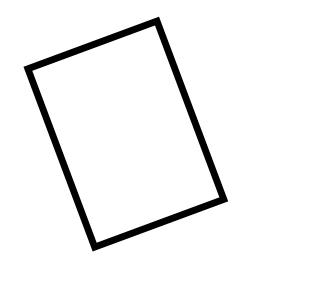
#> input picture datasets/closed_shapes_dataset/test/shape_test_0009.jpg, 310 x 308 px; its folder holds only this picture in this run
$ python -i environment.py   (imports and definitions only)
#> lines starting #> are read from the running program, lines starting #| are printed output that depends on the picture; after the words box and inside, x2 and y2 are one past the last pixel; in counts of white or black regions, pixels touching at a corner belong together
from __future__ import annotations

import math
import cv2
import numpy as np
from typing import Optional, Tuple
from pathlib import Path


class PathExtractionError(RuntimeError):
    """Raised in strict mode when an image cannot be turned into a reference path."""


class BeadEnvironment:

    ARENA     = 10.0
    BEAD_R    = 0.15
    BOUNDARY  = ARENA - BEAD_R
    MAX_STEPS = 3500
    WAYPOINT_BUDGET = 350   # total waypoints of an extracted reference
    # The step cap grows with path length so that a bead moving at its damping-limited
    # terminal speed (Eq. 2) can traverse the path with this safety factor.
    STEP_CAP_MARGIN = 1.5

    # Physics
    ACCEL     = 10.0
    MAX_SPEED = 7.0
    FRICTION  = 7.0
    BOUNCE    = 0.15
    DT        = 0.016

    # Coverage
    COV_RADIUS = 0.18
    STRICT_RADIUS = 0.10
    ACCEL_RADIUS = 4.3

    # Reward weights
    R_APPROACH    =  0.10
    R_WAYPOINT    =  0.40
    R_PRECISION   =  0.25   # Gaussian centering reward exp(-(e_lat/0.08)^2)
    R_PRECISION_PROGRESS = 2.0   # same bonus per waypoint passed (reward_mode="progress")
    R_TANGENT     =  0.15   # Forward velocity alignment with path tangent
    R_TRACK_ERR   = -0.05
    R_OFF_CURVE   = -0.10
    R_BACKTRACK   = -0.05
    R_BOUNDARY    = -0.50
    R_SMOOTH      = -0.005
    R_STEP        = -0.001
    R_COMPLETION  = 50.0
    R_PARTIAL80   = 15.0
    R_INCOMPLETE  = -5.0

    def __init__(self, image_path: Optional[str | list | tuple] = None, seed: int = 42,
                 strict: bool = False, paths: Optional[list] = None, reward_mode: str = "base"):
        if reward_mode not in ("base", "progress"):
            raise ValueError(f"unknown reward_mode {reward_mode!r}")
        self.reward_mode = reward_mode
        # Per-instance generator: the original code called np.random.seed(seed), which
        # silently reset the global stream for every other consumer in the process.
        self.rng = np.random.default_rng(seed)
        self.seed = seed
        self.strict = strict
        self.path_source = "none"
        self.path_pool: Optional[list] = None
        self.max_steps = self.MAX_STEPS

        self.pos_x = self.pos_y = 0.0
        self.vel_x = self.vel_y = 0.0
        self.step_count = 0

        self.path_points: np.ndarray = np.empty((0, 2), dtype=float)
        self.path_breaks: set[int]   = set()
        self.covered_points: set[int] = set()

        self.waypoint_idx = 0
        self.prev_dist    = 0.0
        self.prev_action  = np.zeros(2, np.float32)
        self.hit_boundary = False
        self.last_reward_components = self._empty_reward_components()
        self.strict_covered_points: set[int] = set()
        self.no_progress_steps = 0

        self.image_paths = []
        if paths:
            self.set_path_pool(paths)
        elif image_path:
            self._init_image_paths(image_path)
            if self.image_paths:
                self.load_contours(str(self._pick(self.image_paths)))
            elif self.strict:
                raise PathExtractionError(f"no readable image found for {image_path!r}")
            else:
                self._create_default_path()
        else:
            self._create_default_path()

    def _pick(self, items):
        return items[int(self.rng.integers(len(items)))]

    # [13 lines left out: functions set_path, set_path_pool, not called in this run]

    @classmethod
    def terminal_speed(cls) -> float:
        """Steady speed under a sustained unit action along one axis, Eq. (2)."""
        k = cls.FRICTION * cls.DT
        return cls.ACCEL * cls.DT * (1.0 - k) / k

    def _update_step_cap(self):
        length = self._path_length(self.path_points)
        needed = self.STEP_CAP_MARGIN * length / (self.terminal_speed() * self.DT)
        self.max_steps = int(max(self.MAX_STEPS, math.ceil(needed)))

    # [36 lines left out: functions _resolve_candidate, _init_image_paths, not called in this run]

    def _create_default_path(self):
        t = np.linspace(0, 2*np.pi, 120, endpoint=False)
        self.path_points = np.stack([4.0*np.cos(t), 4.0*np.sin(t)], 1).astype(float)
        self.path_breaks = set()
        self.path_source = "default_circle"
        self._update_step_cap()

    # [7 lines left out: function _fail, not called in this run]

    def load_contours(self, image_path: str):
        p = Path(image_path)

        # Resolve directory input by selecting a random image file from within it
        if p.is_dir():
            valid_images = []
            for ext in ('*.jpg', '*.jpeg', '*.png', '*.JPG', '*.PNG'):
                valid_images.extend(list(p.glob(ext)))
            if not valid_images:
                self._fail(f"no valid images found in {image_path}")
                return
            image_path = str(self._pick(sorted(valid_images)))

        img = cv2.imread(image_path)
#> img is the input picture: shape (308, 310, 3); min 0, max 255, mean 243
        if img is None:
            self._fail(f"cannot load {image_path}")
            return

        img  = self._resize_img(img)
        h, w = img.shape[:2]
        fg   = self._foreground_mask(img)
        ratio= cv2.countNonZero(fg) / max(1, fg.size)

        paths = self._extract_stroke_paths(fg) if ratio <= 0.20 else []
        if not paths:
            paths = self._extract_contour_paths(fg)
        if not paths:
            self._fail(f"no stroke or contour extracted from {image_path}"); return

        infos = [(self._path_length(self._to_arena(p,w,h)), self._to_arena(p,w,h))
                 for p in paths]
        infos = [(l,p) for l,p in infos if l >= 0.1]
        if not infos:
            self._fail(f"all extracted components of {image_path} are shorter than 0.1 m"); return

        infos.sort(key=lambda x: x[0], reverse=True)
        total_len = sum(l for l,_ in infos)
        resampled, self.path_breaks = [], set()
        for ln, pts in infos:
            n  = max(20, int(self.WAYPOINT_BUDGET*ln/total_len))
            rp = self._resample(pts, n)
            if resampled:
                self.path_breaks.add(sum(len(p) for p in resampled))
            resampled.append(rp)

        self.path_points = np.vstack(resampled).astype(float)
        self.path_source = str(image_path)
        self._update_step_cap()

    @staticmethod
    def _resize_img(img, max_dim=1200):
#> called with max_dim = 1200
        h,w=img.shape[:2]; m=max(h,w)
#> after `h, w = img.shape[:2]`: h = 308; w = 310
#> after `m = max(h, w)`: m = 310
        if m<=max_dim: return img
        s=max_dim/m
        return cv2.resize(img,(max(1,round(w*s)),max(1,round(h*s))),interpolation=cv2.INTER_AREA)

    @staticmethod
    def _foreground_mask(img):
        gray=cv2.cvtColor(img,cv2.COLOR_BGR2GRAY)
        blurred=cv2.GaussianBlur(gray,(5,5),0)
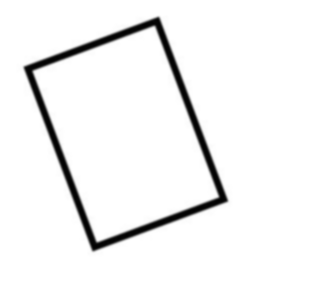
#> blurred: shape (308, 310); min 1, max 255, mean 243
        border=np.concatenate([blurred[0,:],blurred[-1,:],blurred[:,0],blurred[:,-1]])
#> border = 1236 values from 255 to 255
        mode=cv2.THRESH_BINARY_INV if np.median(border)>=127 else cv2.THRESH_BINARY
#> mode = 1
        _,fg=cv2.threshold(blurred,0,255,mode+cv2.THRESH_OTSU)
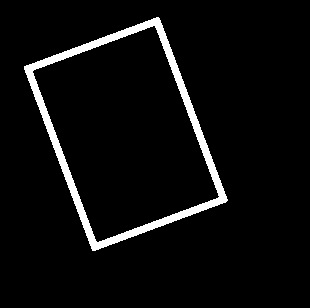
#> fg: shape (308, 310); 5% white; 1 white region, box (x1, y1, x2, y2) and area: (24, 17, 228, 251) 4759
        return cv2.morphologyEx(fg,cv2.MORPH_CLOSE,np.ones((3,3),np.uint8))
#> returned value: shape (308, 310); 5% white; 1 white region, box (x1, y1, x2, y2) and area: (24, 17, 228, 251) 4766
#> in load_contours, `ratio= cv2.countNonZero(fg) / max(1, fg.size)`: ratio = 0.0499

    def _extract_stroke_paths(self, fg):
        skel=self._zhang_suen(fg)
        n,lbl,stats,_=cv2.connectedComponentsWithStats(skel,connectivity=8)
        paths=[]
        for cid in range(1,n):
            if stats[cid,cv2.CC_STAT_AREA]<10: continue
            mask=(lbl==cid).astype(np.uint8)
            op=self._order_skeleton(mask)
            if len(op)>=2: paths.append(op)
        return paths

    # [10 lines left out: function _extract_contour_paths, not called in this run]

    @staticmethod
    def _zhang_suen(fg,max_iter=200):
#> called with max_iter = 200
        img=(fg>0).astype(np.uint8); img[[0,-1],:]=0; img[:,[0,-1]]=0
        def T(a,b): return ((a==0)&(b==1)).astype(np.uint8)
        for _ in range(max_iter):
            changed=False
            for step in(0,1):
                p2=img[:-2,1:-1];p3=img[:-2,2:];p4=img[1:-1,2:];p5=img[2:,2:]
                p6=img[2:,1:-1];p7=img[2:,:-2];p8=img[1:-1,:-2];p9=img[:-2,:-2];p1=img[1:-1,1:-1]
                nc=p2+p3+p4+p5+p6+p7+p8+p9
                tc=T(p2,p3)+T(p3,p4)+T(p4,p5)+T(p5,p6)+T(p6,p7)+T(p7,p8)+T(p8,p9)+T(p9,p2)
                if step==0: rm=(p1==1)&(nc>=2)&(nc<=6)&(tc==1)&((p2*p4*p6)==0)&((p4*p6*p8)==0)
                else:       rm=(p1==1)&(nc>=2)&(nc<=6)&(tc==1)&((p2*p4*p8)==0)&((p2*p6*p8)==0)
                if np.any(rm): img[1:-1,1:-1][rm]=0; changed=True
            if not changed: break
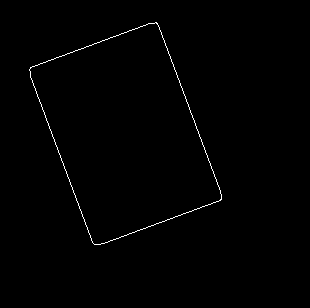
#> img: shape (308, 310); values 0 (black) and 1 (white), 0.64% white in thin lines or dots, all inside (x1, y1, x2, y2) = (29, 22, 222, 245)
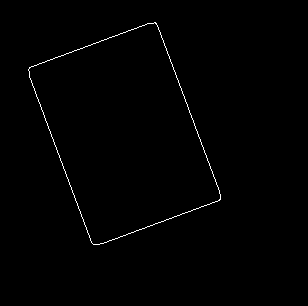
#> p2: shape (306, 308); values 0 (black) and 1 (white), 0.65% white in thin lines or dots, all inside (x1, y1, x2, y2) = (28, 22, 221, 245)
#> p3: shape (306, 308); values 0 (black) and 1 (white), 0.65% white in thin lines or dots, all inside (x1, y1, x2, y2) = (27, 22, 220, 245)
#> p4: shape (306, 308); values 0 (black) and 1 (white), 0.65% white in thin lines or dots, all inside (x1, y1, x2, y2) = (27, 21, 220, 244)
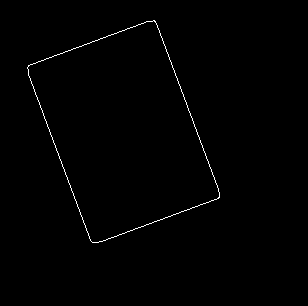
#> p5: shape (306, 308); values 0 (black) and 1 (white), 0.65% white in thin lines or dots, all inside (x1, y1, x2, y2) = (27, 20, 220, 243)
#> p6: shape (306, 308); values 0 (black) and 1 (white), 0.65% white in thin lines or dots, all inside (x1, y1, x2, y2) = (28, 20, 221, 243)
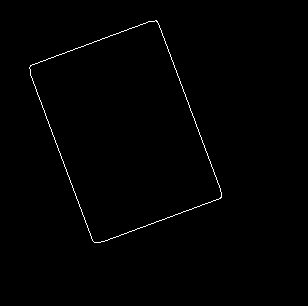
#> p7: shape (306, 308); values 0 (black) and 1 (white), 0.65% white in thin lines or dots, all inside (x1, y1, x2, y2) = (29, 20, 222, 243)
#> p8: shape (306, 308); values 0 (black) and 1 (white), 0.65% white in thin lines or dots, all inside (x1, y1, x2, y2) = (29, 21, 222, 244)
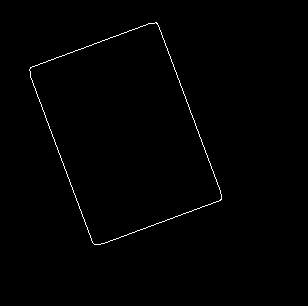
#> p9: shape (306, 308); values 0 (black) and 1 (white), 0.65% white in thin lines or dots, all inside (x1, y1, x2, y2) = (29, 22, 222, 245)
#> in _extract_stroke_paths, `n,lbl,stats,_=cv2.connectedComponentsWithStats(skel,connectivity=8)`: n = 2; stats = [[0, 0, 310, 308, 94871], [29, 22, 193, 223, 609]]
#> the loop in _extract_stroke_paths, `for cid in range(1,n):` made 1 pass
        return img

    @staticmethod
    def _order_skeleton(mask):
        pixels=[tuple(map(int,p)) for p in np.argwhere(mask>0)]
        if len(pixels)<=1: return np.empty((0,2),float)
        pset=set(pixels)
        off=[(-1,-1),(-1,0),(-1,1),(0,-1),(0,1),(1,-1),(1,0),(1,1)]
        def nbrs(p): y,x=p; return [n for n in[(y+dy,x+dx) for dy,dx in off] if n in pset]
        degs={p:len(nbrs(p)) for p in pixels}
        eps=[p for p,d in degs.items() if d==1]
        start=min(eps or pixels,key=lambda p:(p[1],p[0]))
        path,vis,prev,cur=[start],{start},None,start
        for _ in range(len(pixels)+2):
            cands=[n for n in nbrs(cur) if n!=prev]
            unvis=[n for n in cands if n not in vis]
            if not unvis:
                if not eps and start in cands and len(path)>2: path.append(start)
                break
            def sc(n,prev=prev,cur=cur):
                if prev is None: return(n[1],n[0])
                dy0,dx0=cur[0]-prev[0],cur[1]-prev[1]; dy1,dx1=n[0]-cur[0],n[1]-cur[1]
                n0=max(1e-6,(dy0**2+dx0**2)**.5); n1=max(1e-6,(dy1**2+dx1**2)**.5)
                return(-(dy0*dy1+dx0*dx1)/(n0*n1),n1)
            nxt=min(unvis,key=sc); prev,cur=cur,nxt; path.append(cur); vis.add(cur)
        return np.array([[x,y] for y,x in path],float)

    def _to_arena(self,pts,w,h):
        s=(2*self.BOUNDARY)/max(1,w-1,h-1)
        out=np.empty_like(pts,float)
        out[:,0]=(pts[:,0]-(w-1)/2)*s; out[:,1]=((h-1)/2-pts[:,1])*s
        return out

    @staticmethod
    def _path_length(pts):
        if len(pts)<=1: return 0.0
        return float(np.sum(np.linalg.norm(np.diff(pts,axis=0),axis=1)))

    @staticmethod
    def _resample(pts, n):
        if len(pts)<=1: return pts
        d=np.sqrt(np.sum(np.diff(pts,axis=0)**2,axis=1))
        cum=np.concatenate([[0],np.cumsum(d)]); tot=cum[-1]
        if tot==0: return pts
        ts=np.linspace(0,tot,n)
        idx=np.clip(np.searchsorted(cum,ts)-1,0,len(pts)-2)
        seg=np.where(cum[idx+1]-cum[idx]>0,(ts-cum[idx])/(cum[idx+1]-cum[idx]+1e-12),0)
        return pts[idx]+seg[:,None]*(pts[idx+1]-pts[idx])

    # [269 lines left out: functions reset, advance_counter, episode_end, step, _observe, _dist_to_waypoint and 3 more, not called in this run]

    def get_coverage(self): return self.waypoint_idx / max(1, len(self.path_points) - 1)

    @staticmethod
    def _empty_reward_components():
        return {k:0.0 for k in
                ["approach","waypoint","precision","tangent","tracking_error",
                 "off_curve","backtrack","boundary","smooth","step_cost",
                 "completion","partial80","incomplete","total"]}

    # [20 lines left out: functions _get_episode_reward, _find_closest_path_point, calculate_trace_reward, not called in this run]

>>> result = BeadEnvironment().load_contours('../datasets/closed_shapes_dataset/test/shape_test_0009.jpg')
#> the loop in load_contours, `for ln, pts in infos:` made 1 pass
#> ln on pass 1: 44.4

$ run again, on datasets/closed_shapes_dataset/test/shape_test_0010.jpg
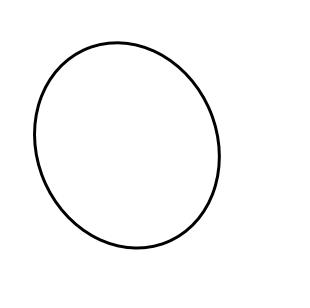
#> input picture datasets/closed_shapes_dataset/test/shape_test_0010.jpg, 310 x 308 px
#> in load_contours, img is the input picture: shape (308, 310, 3); min 0, max 255, mean 250
#> border = 1236 values from 255 to 255
#> mode = 1
#> in _foreground_mask, `_,fg=cv2.threshold(blurred,0,255,mode+cv2.THRESH_OTSU)`:
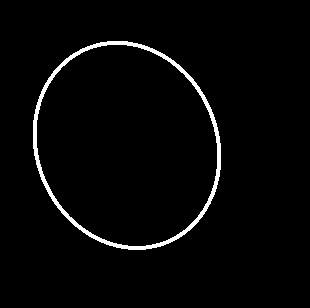
#> fg: shape (308, 310); 2.6% white; 1 white region, box (x1, y1, x2, y2) and area: (33, 41, 221, 250) 2462
#> ratio = 0.0258
#> after the loop in _zhang_suen, `for _ in range(max_iter):`:
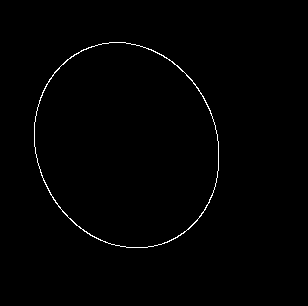
#> p9: shape (306, 308); values 0 (black) and 1 (white), 0.74% white in thin lines or dots, all inside (x1, y1, x2, y2) = (34, 42, 219, 248)
#> n = 2; stats = [[0, 0, 310, 308, 94779], [34, 42, 185, 206, 701]]
#> the loop in _extract_stroke_paths, `for cid in range(1,n):` made 1 pass
#> the loop in load_contours, `for ln, pts in infos:` made 1 pass
#> ln on pass 1: 41.12

$ run again, on datasets/closed_shapes_dataset/test/shape_test_0015.jpg
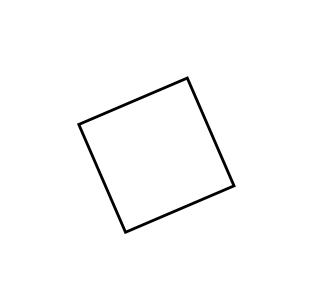
#> input picture datasets/closed_shapes_dataset/test/shape_test_0015.jpg, 310 x 308 px
#> in load_contours, img is the input picture: shape (308, 310, 3); min 0, max 255, mean 251.4
#> border = 1236 values from 255 to 255
#> mode = 1
#> in _foreground_mask, `_,fg=cv2.threshold(blurred,0,255,mode+cv2.THRESH_OTSU)`:
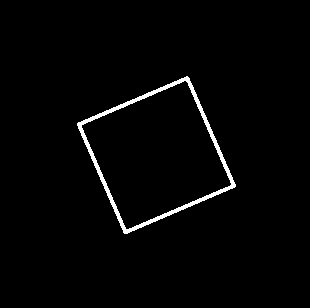
#> fg: shape (308, 310); 1.9% white; 1 white region, box (x1, y1, x2, y2) and area: (77, 76, 236, 234) 1852
#> ratio = 0.0194
#> after the loop in _zhang_suen, `for _ in range(max_iter):`:
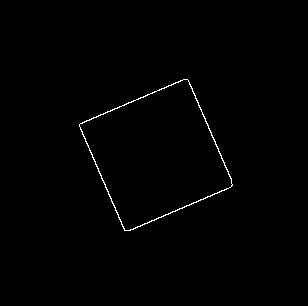
#> p9: shape (306, 308); values 0 (black) and 1 (white), 0.63% white in thin lines or dots, all inside (x1, y1, x2, y2) = (79, 79, 233, 231)
#> n = 2; stats = [[0, 0, 310, 308, 94886], [79, 79, 154, 152, 594]]
#> the loop in _extract_stroke_paths, `for cid in range(1,n):` made 1 pass
#> the loop in load_contours, `for ln, pts in infos:` made 1 pass
#> ln on pass 1: 32

$ run again, on datasets/closed_shapes_dataset/test/shape_test_0018.jpg
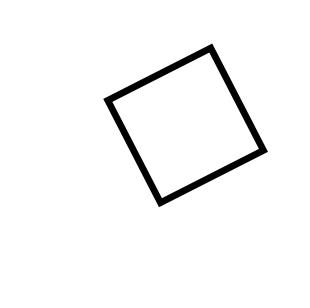
#> input picture datasets/closed_shapes_dataset/test/shape_test_0018.jpg, 310 x 308 px
#> in load_contours, img is the input picture: shape (308, 310, 3); min 0, max 255, mean 246.7
#> border = 1236 values from 255 to 255
#> mode = 1
#> fg: shape (308, 310); 3.5% white; 1 white region, box (x1, y1, x2, y2) and area: (104, 44, 267, 207) 3309
#> ratio = 0.0347
#> after the loop in _zhang_suen, `for _ in range(max_iter):`:
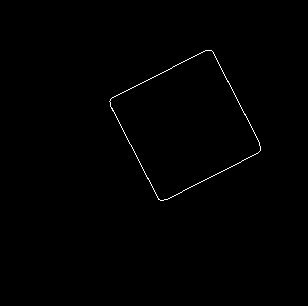
#> p9: shape (306, 308); values 0 (black) and 1 (white), 0.43% white in thin lines or dots, all inside (x1, y1, x2, y2) = (109, 50, 261, 201)
#> n = 2; stats = [[0, 0, 310, 308, 95072], [109, 50, 152, 151, 408]]
#> the loop in _extract_stroke_paths, `for cid in range(1,n):` made 1 pass
#> the loop in load_contours, `for ln, pts in infos:` made 1 pass
#> ln on pass 1: 30.91
